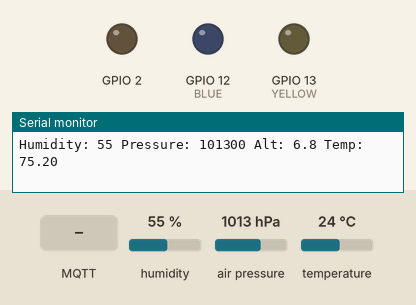
The sketch below on a simulated ESP8266 (NodeMCU). On the bench: output pins drawn as LEDs (lit = HIGH), the last lines printed to the serial monitor. Inputs (shaded band) come from the test bench; at power-on: humidity 55 %, air pressure 1013 hPa, temperature 24 °C. WiFi joins after 1.5 s; servers stay silent unless stated; no MQTT or app messages arrive unless stated.

Above: at 2.7 s.
2.8 s: MQTT message "5" arrives on the first subscribed topic
At 3.6 s:
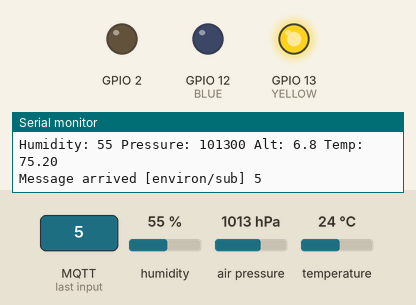
4.3 s: MQTT message "1" arrives on the first subscribed topic
At 4.7 s:
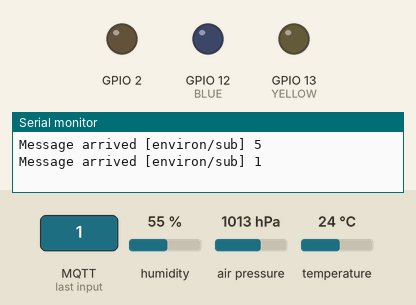
10.3 s: MQTT message "90" arrives on the first subscribed topic
At 11.7 s:
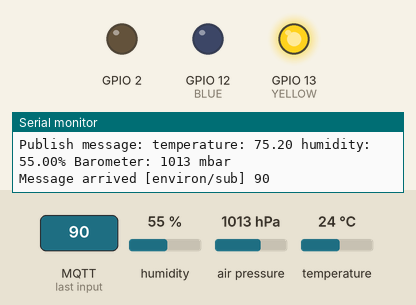
Timing chart, 0 to 13.3 s (numbered marks = the images above; inputs shaded):
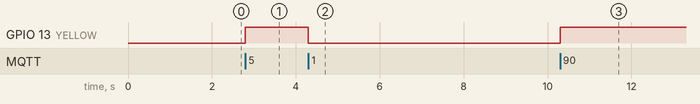

Measured:
- after the input at 2.8 s, GPIO 13 (YELLOW): LOW → HIGH at once
- after the input at 4.3 s, GPIO 13 (YELLOW): HIGH → LOW at once
- after the input at 10.3 s, GPIO 13 (YELLOW): LOW → HIGH at once

The sketch:

mqtt_esp8266.ino
```cpp
/*
 Basic ESP8266 MQTT example
 This sketch demonstrates the capabilities of the pubsub library in combination
 with the ESP8266 board/library.
 It connects to an MQTT server then:
  - publishes "hello world" to the topic "outTopic" every two seconds
  - subscribes to the topic "inTopic", printing out any messages
    it receives. NB - it assumes the received payloads are strings not binary
  - If the first character of the topic "inTopic" is an 1, switch ON the ESP Led,
    else switch it off
 It will reconnect to the server if the connection is lost using a blocking
 reconnect function. See the 'mqtt_reconnect_nonblocking' example for how to
 achieve the same result without blocking the main loop.
 To install the ESP8266 board, (using Arduino 1.6.4+):
  - Add the following 3rd party board manager under "File -> Preferences -> Additional Boards Manager URLs":
       http://arduino.esp8266.com/stable/package_esp8266com_index.json
  - Open the "Tools -> Board -> Board Manager" and click install for the ESP8266"
  - Select your ESP8266 in "Tools -> Board"
   Has LED output on pins 12, 13
   Note: currently only the yellow led on pin 13, trying to figure out the failure
   of the I2C data at times.  It is definitely caused by using pin 12 but it also
   may be due to other things.  Without 12 being used, it also fails after several hours.
   Note: added a yield() in the loop code.
   Note: moved more variables from global in an attempt to debug fail after it has run for 20+ housrs
   all of the readings are bogus, 100% humidity, etc. Probably nothing to do with memory leak
*/

#include <ESP8266WiFi.h>
#include <PubSubClient.h>
#include <Wire.h>
#include <SparkFunBME280.h>

#define  BLUE 12
#define YELLOW 13
// Update these with values suitable for your network.

const char* ssid = "cirrus";
const char* password = "7138982048";
const char* mqtt_server = "mqtt.bekinected.com";
const char* SUB_TOPIC = "environ/sub";
const char* PUB_TOPIC = "environ/test";
 String humidity, baro, alt, temp, device, dt, humid, baro_z;
 float baro_f;
 char msg[70];
 char * mp = msg;
 #define FX 30
 char uarr[FX], harr [FX], tarr [FX], barr[FX];
 int uleng, bleng, balng, hleng, tleng, sleng;
WiFiClient espClient;
PubSubClient client(espClient);
 BME280 mySensor;

unsigned long lastMsg = 0;
 unsigned long now;
#define MSG_BUFFER_SIZE	(50)
// char msg[MSG_BUFFER_SIZE];
int value = 0;

// setup wifi
void setup_wifi() {
  delay(10);
  // We start by connecting to a WiFi network
  Serial.println();
  Serial.print("Connecting to ");
  Serial.println(ssid);

  WiFi.mode(WIFI_STA);
  WiFi.begin(ssid, password);

  while (WiFi.status() != WL_CONNECTED) {
    delay(500);
    Serial.print(".");
  }

  randomSeed(micros());
  Serial.println("");
  Serial.println("WiFi connected");
  Serial.println("IP address: ");
  Serial.println(WiFi.localIP());
}

// initialize I2C
void setup_I2C()
{
  Serial.println("Setup I2C");
 int sda = 5;
  int scl = 4;
  Wire.begin(sda, scl);

   while (mySensor.beginI2C() == false) //Begin communication over I2C
  {
    Serial.println("The sensor did not respond. Please check wiring.");
    delay (2000);
   // Serial.println("jump to elfin");
   // goto elfin2;
  }
}

// MQTT callback
void callback(char* topic, byte* payload, unsigned int length) {
  Serial.print("Message arrived [");
  Serial.print(topic);
  Serial.print("] ");
  for (int i = 0; i < length; i++) {
    Serial.print((char)payload[i]);
  }
  Serial.println();

  // Switch on the LED if an 1 was received as first character
  if ((char)payload[0] == '1') {
 //   digitalWrite(BUILTIN_LED, LOW);   // Turn the LED on (Note that LOW is the voltage level
    // but actually the LED is on; this is because
    // it is active low on the ESP-01)
     digitalWrite(YELLOW, LOW);
  } else {
 //   digitalWrite(BUILTIN_LED, HIGH);  // Turn the LED off by making the voltage HIGH
     digitalWrite(YELLOW, HIGH);
  }

}

void reconnect() {
  // Loop until we're reconnected
  while (!client.connected()) {
    Serial.print("Attempting MQTT connection...");
    // Create a random client ID
   // String clientId = "ESP8266Client-";
  //  clientId += String(random(0xffff), HEX);
    String clientId = "Device_02";
    // Attempt to connect
    if (client.connect(clientId.c_str())) {
      Serial.print(clientId);
      Serial.println(" client connected");
      // get sensor readings
      read_sensors();
      format_payload();
      // Once connected, publish an announcement...
      client.publish(PUB_TOPIC, mp);
      // ... and resubscribe
      client.subscribe(SUB_TOPIC);
    } else {
      Serial.print("failed, rc=");
      Serial.print(client.state());
      Serial.println(" try again in 5 seconds");
      // Wait 5 seconds before retrying
      delay(5000);
    }
  }
}
// Read the sensors
void read_sensors()
{
   Serial.print("Humidity: ");
  humidity = mySensor.readFloatHumidity();
  Serial.print(mySensor.readFloatHumidity(), 0);
  baro = mySensor.readFloatPressure();
  Serial.print(" Pressure: ");
  Serial.print(mySensor.readFloatPressure(), 0);
  alt = mySensor.readFloatAltitudeMeters();
  Serial.print(" Alt: ");
  //Serial.print(mySensor.readFloatAltitudeMeters(), 1);
  Serial.print(mySensor.readFloatAltitudeFeet(), 1);
  temp = mySensor.readTempF();
  Serial.print(" Temp: ");
  //Serial.print(mySensor.readTempC(), 2);
  Serial.print(mySensor.readTempF(), 2);
  Serial.println();
}
void format_payload(){
      humid = String(humidity);
      hleng = humid.length() + 1;
      humid.toCharArray(harr,hleng);
     dt =  String(temp);
     sleng = dt.length()+1;
     dt.toCharArray(tarr,sleng);
     // convert pressure to float
     baro_f = baro.toFloat();
     baro_f = baro_f / 100.;
     baro_z = String(baro_f,0);
     balng = baro_z.length() + 1;
     baro_z.toCharArray(barr, balng);
     strcpy(mp,"temperature: ");
     strcat(mp,tarr);
     strcat(mp," humidity: ");
     strcat(mp,harr);
     strcat (mp,"%");
     strcat (mp, " Barometer: ");
     strcat (mp, barr);
     strcat (mp," mbar");
}
// SETUP starts here ===================================
void setup() {
  pinMode(BUILTIN_LED, OUTPUT);     // Initialize the BUILTIN_LED pin as an output
  pinMode(BLUE, OUTPUT);
  pinMode (YELLOW, OUTPUT);
  Serial.begin(115200);
  setup_wifi();
  setup_I2C();
  client.setServer(mqtt_server, 1883);
  client.setCallback(callback);
  now = millis();
}

void loop() {
 // digitalWrite(YELLOW, HIGH);
  if (!client.connected()) {
    reconnect();
  }
  client.loop();
  now = millis();
    yield();
  if (now - lastMsg > 5000) {
    lastMsg = now;
    ++value;
   // snprintf (msg, MSG_BUFFER_SIZE, "hello world #%ld", value);
  // digitalWrite(YELLOW, LOW);
   read_sensors();
   format_payload();
    Serial.print("Publish message: ");
    Serial.println(mp);
    client.publish(PUB_TOPIC, mp);


  }
}
```
